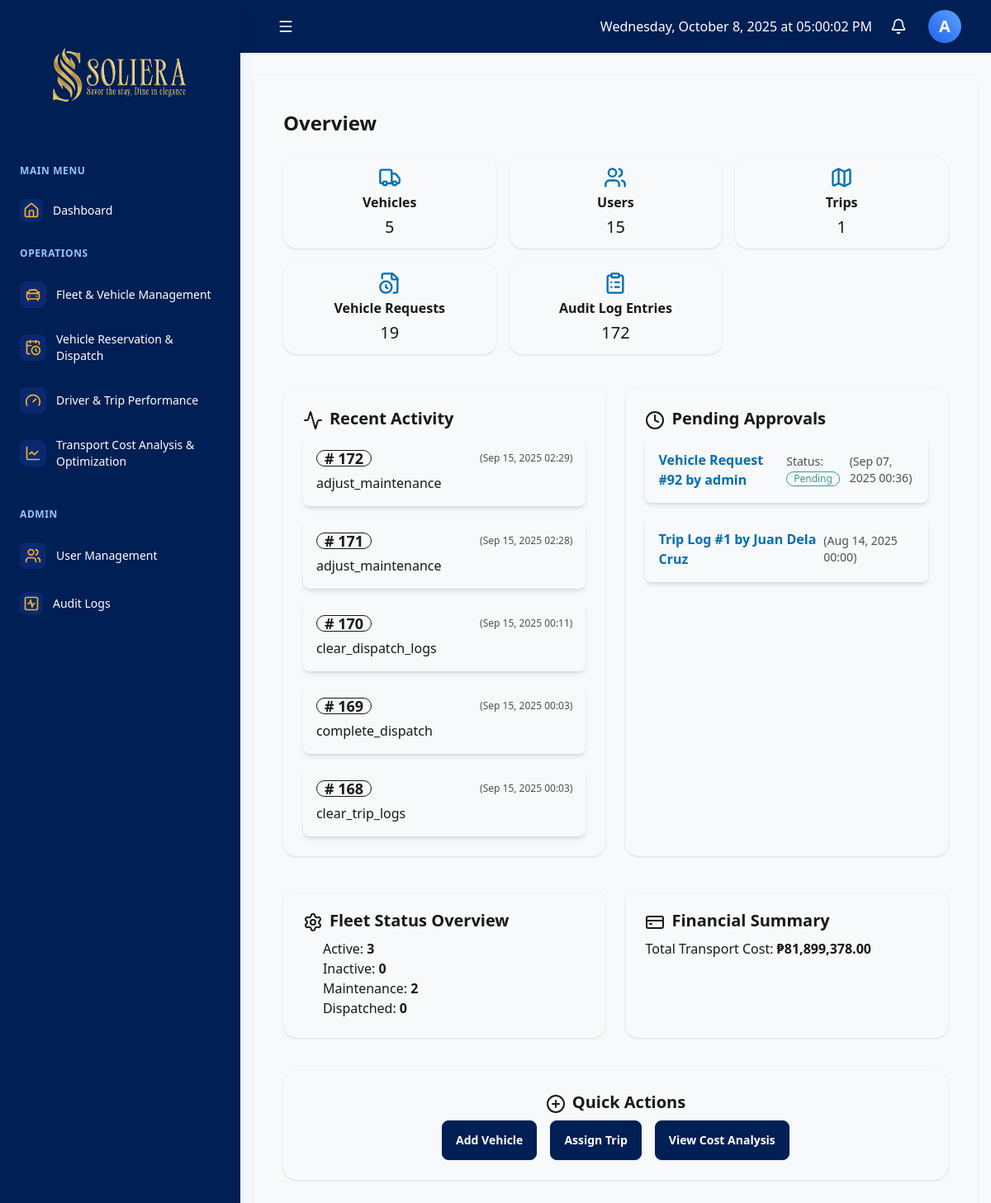
The page /dashboard.php (signed in) on the database as committed earlier.
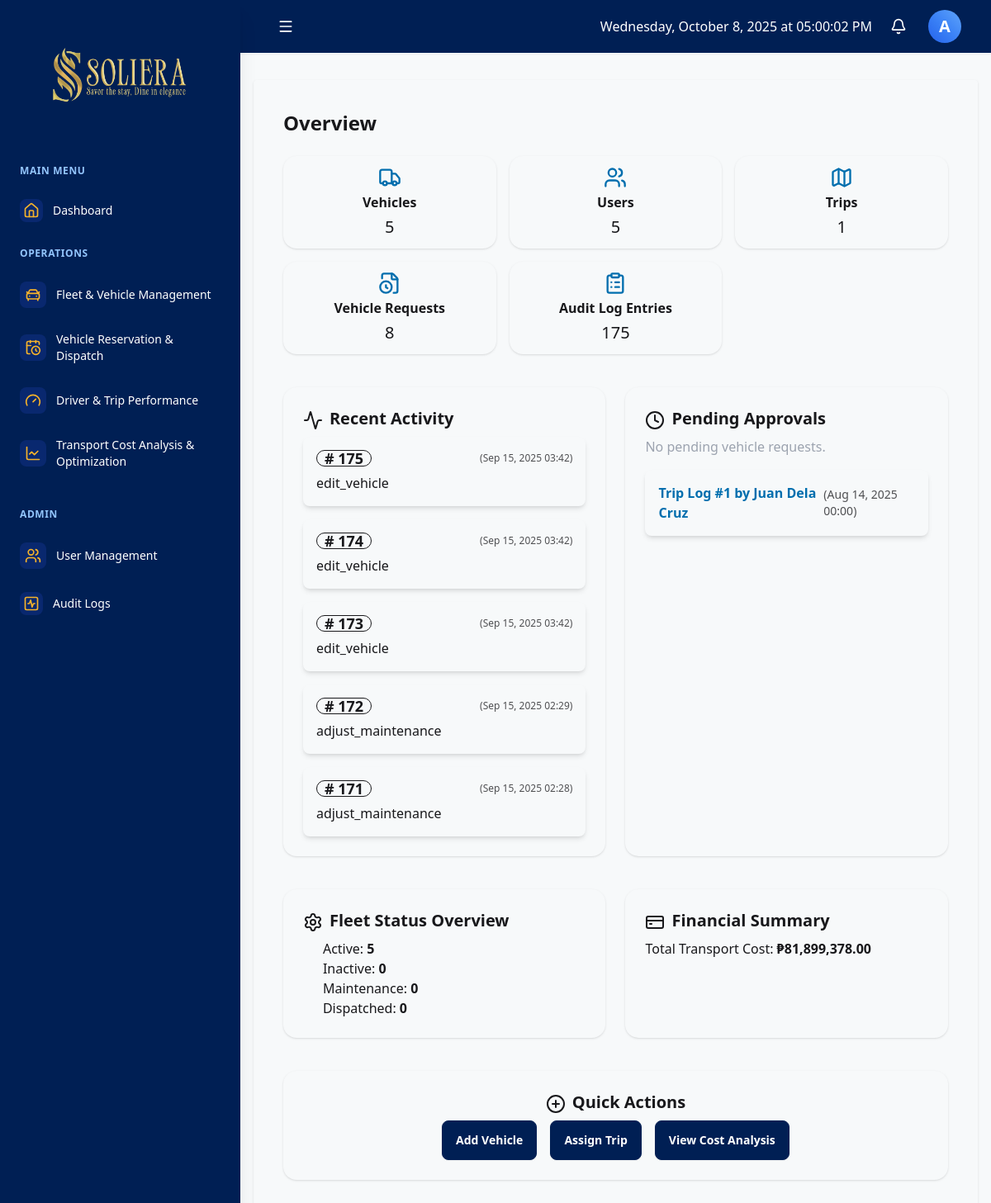
The same page on the database as committed later.
### tables this page shows
CREATE TABLE `audit_log` (
  `id` int(11) NOT NULL,
  `module` varchar(32) NOT NULL,
  `action` varchar(64) NOT NULL,
  `record_id` int(11) DEFAULT NULL,
  `user` varchar(64) NOT NULL,
  `details` text DEFAULT NULL,
  `timestamp` datetime DEFAULT current_timestamp()
);

CREATE TABLE `vehicle_requests` (
  `id` int(11) NOT NULL,
  `requester_id` int(11) NOT NULL,
  `request_date` datetime NOT NULL,
  `reservation_date` date DEFAULT NULL,
  `expected_return` date DEFAULT NULL,
  `purpose` text DEFAULT NULL,
  `origin` varchar(255) DEFAULT NULL,
  `destination` varchar(255) DEFAULT NULL,
  `requested_vehicle_type` varchar(100) DEFAULT NULL,
  `requested_driver_id` int(11) DEFAULT NULL,
  `status` enum('Pending','Approved','Denied','Dispatched','Completed') DEFAULT 'Pending',
  `approved_by` int(11) DEFAULT NULL,
  `approved_at` datetime DEFAULT NULL,
  `dispatched_at` datetime DEFAULT NULL,
  `completed_at` datetime DEFAULT NULL,
  `notes` text DEFAULT NULL
);

CREATE TABLE `users` (
  `id` int(11) NOT NULL,
  `eid` varchar(100) NOT NULL,
  `full_name` varchar(255) NOT NULL,
  `email` varchar(150) NOT NULL,
  `password` varchar(255) NOT NULL,
  `role` enum('admin','requester','driver','staff','manager','supervisor') NOT NULL DEFAULT 'staff',
  `created_at` timestamp NOT NULL DEFAULT current_timestamp()
);

CREATE TABLE `driver_trips` (
  `id` int(11) NOT NULL,
  `driver_id` int(11) NOT NULL,
  `vehicle_id` int(11) NOT NULL,
  `trip_date` date NOT NULL,
  `start_time` datetime NOT NULL,
  `end_time` datetime DEFAULT NULL,
  `distance_traveled` decimal(10,2) DEFAULT NULL,
  `fuel_consumed` decimal(10,2) DEFAULT NULL,
  `idle_time` int(11) DEFAULT NULL,
  `average_speed` decimal(10,2) DEFAULT NULL,
  `performance_score` decimal(5,2) DEFAULT NULL,
  `validation_status` enum('pending','valid','invalid') DEFAULT 'pending',
  `validation_message` text DEFAULT NULL,
  `supervisor_review_status` enum('pending','approved','rejected') DEFAULT 'pending',
  `supervisor_remarks` text DEFAULT NULL,
  `created_at` timestamp NOT NULL DEFAULT current_timestamp(),
  `updated_at` timestamp NOT NULL DEFAULT current_timestamp() ON UPDATE current_timestamp(),
  `cargo_weight` decimal(10,2) DEFAULT 0.00,
  `vehicle_capacity` decimal(10,2) DEFAULT 0.00
);

### includes/dashboard_admin.php (the view, shortened to what the changed rows need)
<?php
require_once __DIR__ . '/functions.php';
function get_count($table)
{
  global $conn;
  $sql = "SELECT COUNT(*) as cnt FROM $table";
  $result = $conn->query($sql);
  if ($result && $row = $result->fetch_assoc()) {
    return $row['cnt'];
  }
  return 0;
}
$vehicle_count = get_count('fleet_vehicles');
$user_count = get_count('users');
$trip_count = get_count('driver_trips');
$pending_requests = get_count('vehicle_requests');
$audit_count = get_count('audit_log');
?>
<div class="text-2xl font-bold mb-4">Overview</div>
<div class="grid grid-cols-1 md:grid-cols-2 lg:grid-cols-3 gap-4">
  <div class="card bg-base-100 shadow p-3 flex flex-col items-center">
    <i data-lucide="truck" class="w-7 h-7 text-info mb-1"></i>
    <div class="text-base font-bold">Vehicles</div>
    <div class="text-xl mt-1"><?php echo $vehicle_count; ?></div>
  </div>
  <div class="card bg-base-100 shadow p-3 flex flex-col items-center">
    <i data-lucide="users" class="w-7 h-7 text-info mb-1"></i>
    <div class="text-base font-bold">Users</div>
    <div class="text-xl mt-1"><?php echo $user_count; ?></div>
  </div>
  <div class="card bg-base-100 shadow p-3 flex flex-col items-center">
    <i data-lucide="map" class="w-7 h-7 text-info mb-1"></i>
    <div class="text-base font-bold">Trips</div>
    <div class="text-xl mt-1"><?php echo $trip_count; ?></div>
  </div>
  <div class="card bg-base-100 shadow p-3 flex flex-col items-center">
    <i data-lucide="file-clock" class="w-7 h-7 text-info mb-1"></i>
    <div class="text-base font-bold">Vehicle Requests</div>
    <div class="text-xl mt-1"><?php echo $pending_requests; ?></div>
  </div>
  <div class="card bg-base-100 shadow p-3 flex flex-col items-center">
    <i data-lucide="clipboard-list" class="w-7 h-7 text-info mb-1"></i>
    <div class="text-base font-bold">Audit Log Entries</div>
    <div class="text-xl mt-1"><?php echo $audit_count; ?></div>
  </div>
</div>
<div class="grid grid-cols-1 md:grid-cols-2 gap-6 mt-8">
  <div class="card bg-base-100 shadow p-6">
    <div class="text-xl font-bold mb-2"><i data-lucide="activity" class="inline w-6 h-6 mr-2"></i>Recent Activity</div>
    <ul class="grid gap-4 sm:grid-cols-1">
      <?php
      $result = $conn->query("SELECT action, id, timestamp FROM audit_log ORDER BY timestamp DESC LIMIT 5");
      if ($result) {
        while ($row = $result->fetch_assoc()) {
          $now = new DateTime('now', new DateTimeZone('Asia/Manila'));
          $tsObj = DateTime::createFromFormat('Y-m-d H:i:s', $row['timestamp'], new DateTimeZone('Asia/Manila'));
          if ($tsObj === false) {
            $ago = 'just now';
          } else {
            $diff = $now->getTimestamp() - $tsObj->getTimestamp();
            if ($diff < 0) {
              $ago = 'just now';
            } elseif ($diff < 60) {
              $ago = $diff . 's ago';
            } elseif ($diff < 3600) {
              $ago = floor($diff / 60) . 'm ago';
            } elseif ($diff < 86400) {
              $ago = floor($diff / 3600) . 'h ago';
            } else {
              $ago = $tsObj->format('M d, Y H:i');
            }
          }
          echo "
          <li class='card bg-base-100 shadow-md hover:shadow-lg transition rounded-lg p-4'>
            <div class='flex flex-col gap-2 md:flex-row md:gap-0  items-center justify-between'>
              <h2 class='card-title text-lg font-bold badge badge-outline'># {$row['id']}</h2>
              <span class='text-xs text-center md:text-left opacity-75'>($ago)</span>
            </div>
            <p class='text-md mt-2 text-center md:text-left'>{$row['action']}</p>
          </li>
          ";
        }
      }
      ?>
    </ul>
  </div>
  <div class="card bg-base-100 shadow p-6">
    <div class="text-xl font-bold mb-2"><i data-lucide="clock" class="inline w-6 h-6 mr-2"></i>Pending Approvals</div>
    <ul class="grid gap-4 grid-cols-1">
      <?php
      $pendingVehicleRequests = [];
      $result = $conn->query("SELECT id, requester_id, request_date, status FROM vehicle_requests WHERE status = 'Pending' ORDER BY request_date DESC LIMIT 10");
      if ($result) {
        while ($row = $result->fetch_assoc()) {
          $pendingVehicleRequests[] = $row;
        }
      }
      if (count($pendingVehicleRequests) > 0) {
        foreach ($pendingVehicleRequests as $row) {
          $requesterName = '';
          $userQ = $conn->query("SELECT full_name FROM users WHERE id = " . intval($row['requester_id']));
          if ($userQ && $u = $userQ->fetch_assoc()) {
            $requesterName = $u['full_name'];
          }
          $vrdsLink = "dashboard.php?module=vrds&highlight_request=" . $row['id'];
          $now = new DateTime('now', new DateTimeZone('Asia/Manila'));
          $tsObj = DateTime::createFromFormat('Y-m-d H:i:s', $row['request_date'], new DateTimeZone('Asia/Manila'));
          if ($tsObj === false) {
            $ago = 'just now';
          } else {
            $diff = $now->getTimestamp() - $tsObj->getTimestamp();
            if ($diff < 0) {
              $ago = 'just now';
            } elseif ($diff < 60) {
              $ago = $diff . 's ago';
            } elseif ($diff < 3600) {
              $ago = floor($diff / 60) . 'm ago';
            } elseif ($diff < 86400) {
              $ago = floor($diff / 3600) . 'h ago';
            } else {
              $ago = $tsObj->format('M d, Y H:i');
            }
          }
          echo "
          <li class='card bg-base-100 shadow-md hover:shadow-lg transition rounded-lg p-4'>
            <div class='flex flex-col sm:flex-row sm:items-center sm:justify-between gap-2'>
              <a href='$vrdsLink' class='text-info font-semibold hover:underline text-sm sm:text-base'>
                Vehicle Request #{$row['id']} by <b>{$requesterName}</b>
              </a>
              <div class='text-sm opacity-75 flex flex-col md:flex-row items-center gap-2 font-medium'>
                <span>Status: <span class='badge badge-outline badge-secondary badge-sm p-2'>{$row['status']}</span></span>
                <span>($ago)</span>
              </div>
            </div>
          </li>
          ";
        }
      } else {
        echo "<li class='text-gray-400'>No pending vehicle requests.</li>";
      }
      $pendingTripLogs = [];
      $tripResult = $conn->query("SELECT id, driver_id, trip_date FROM driver_trips WHERE supervisor_review_status = 'pending' ORDER BY trip_date DESC LIMIT 3");
      if ($tripResult) {
        while ($row = $tripResult->fetch_assoc()) {
          $driverName = '';
          $driverQ = $conn->query("SELECT driver_name FROM drivers WHERE id = " . intval($row['driver_id']));
          if ($driverQ && $d = $driverQ->fetch_assoc()) {
            $driverName = $d['driver_name'];
          }
          $row['driver_name'] = $driverName;
          $pendingTripLogs[] = $row;
        }
      }
      if (count($pendingTripLogs) > 0) {
        foreach ($pendingTripLogs as $row) {
          $tripLink = "dashboard.php?module=driver_trip&highlight_trip=" . $row['id'];
          $now = time();
          $ts = strtotime($row['trip_date']);
          $diff = $now - $ts;
          if ($diff < 60) {
            $ago = $diff . 's ago';
          } elseif ($diff < 3600) {
            $ago = floor($diff / 60) . 'm ago';
          } elseif ($diff < 86400) {
            $ago = floor($diff / 3600) . 'h ago';
          } else {
            $ago = date('M d, Y H:i', $ts);
          }
          echo "
          <li class='card bg-base-100 shadow-md hover:shadow-lg transition rounded-lg p-4'>
            <div class='flex flex-col sm:flex-row sm:items-center sm:justify-between gap-2'>
              <a href='$tripLink' class='text-info font-semibold hover:underline text-sm sm:text-base'>
              Trip Log #{$row['id']} by <b>{$row['driver_name']}</b>
              </a>
              <span class='text-sm opacity-75'>($ago)</span>
            </div>
          </li>
          ";
        }
      } else {
        echo "<li class='text-gray-400'>No pending trip log reviews.</li>";
      }
      ?>
    </ul>
  </div>
</div>
<div class="grid grid-cols-1 md:grid-cols-2 gap-6 mt-8">
  <div class="card bg-base-100 shadow p-6">
    <div class="text-xl font-bold mb-2"><i data-lucide="settings" class="inline w-6 h-6 mr-2"></i>Fleet Status Overview</div>
    <?php
    $active = get_count_where('fleet_vehicles', "status = 'active'");
    $inactive = get_count_where('fleet_vehicles', "status = 'inactive'");
    $maintenance = get_count_where('fleet_vehicles', "status = 'under maintenance'");
    $dispatch = get_count_where('fleet_vehicles', "status = 'dispatched'");
    ?>
    <ul class="ml-6">
      <li>Active: <b><?php echo $active; ?></b></li>
      <li>Inactive: <b><?php echo $inactive; ?></b></li>
      <li>Maintenance: <b><?php echo $maintenance; ?></b></li>
      <li>Dispatched: <b><?php echo $dispatch; ?></b></li>
    </ul>
  </div>
  <div class="card bg-base-100 shadow p-6">
    <div class="text-xl font-bold mb-2"><i data-lucide="credit-card" class="inline w-6 h-6 mr-2"></i>Financial Summary</div>
    <?php
    $cost_result = $conn->query("SELECT SUM(total_cost) as total_cost FROM transport_costs");
    if ($cost_result && ($row = $cost_result->fetch_assoc())) {
      $total_cost = $row['total_cost'] ? $row['total_cost'] : 0;
      echo '<div>Total Transport Cost: <b>₱' . number_format($total_cost, 2) . '</b></div>';
    } else {
      echo '<div class="text-gray-400">No cost data available.</div>';
    }
    ?>
  </div>
</div>
<div class="grid grid-cols-1 gap-6 mt-8">
  <div class="card bg-base-100 shadow p-6 flex flex-col items-center">
    <div class="text-xl font-bold mb-2"><i data-lucide="plus-circle" class="inline w-6 h-6 mr-2"></i>Quick Actions</div>
    <div class="flex flex-col md:flex-row gap-4">
      <a href="dashboard.php?module=fvm" class="btn btn-primary">Add Vehicle</a>
      <a href="dashboard.php?module=driver_trip" class="btn btn-primary">Assign Trip</a>
      <a href="dashboard.php?module=tcao" class="btn btn-primary">View Cost Analysis</a>
    </div>
  </div>
</div>
<?php
function get_count_where($table, $where)
{
  global $conn;
  $sql = "SELECT COUNT(*) as cnt FROM $table WHERE $where";
  $result = $conn->query($sql);
  if ($result && $row = $result->fetch_assoc()) {
    return $row['cnt'];
  }
  return 0;
}
?>

Rows that differ between the two databases and show on the page:
no longer on this page (row unchanged): audit_log: id "170", timestamp "Sep 15, 2025 00:11", action "clear_dispatch_logs"
no longer on this page (row unchanged): audit_log: id "169", timestamp "Sep 15, 2025 00:03", action "complete_dispatch"
no longer on this page (row unchanged): audit_log: id "168", timestamp "Sep 15, 2025 00:03", action "clear_trip_logs"
removed vehicle_requests: id "92", requester.full_name "admin", status "Pending", request_date "Sep 07, 2025 00:36"
added audit_log: id "175", timestamp "Sep 15, 2025 03:42", action "edit_vehicle"
added audit_log: id "174", timestamp "Sep 15, 2025 03:42", action "edit_vehicle"
added audit_log: id "173", timestamp "Sep 15, 2025 03:42", action "edit_vehicle"
Other text that changed with them:
$user_count: "15" → "5"
$pending_requests: "19" → "8"
$audit_count: "172" → "175"
$active: "3" → "5"
$maintenance: "2" → "0"
text now shown: "No pending vehicle requests."
